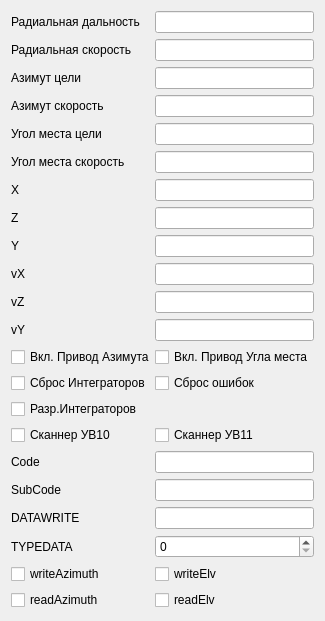
   <widget class="QWidget" name="layoutWidget">
    <property name="geometry">
     <rect>
      <x>0</x>
      <y>0</y>
      <width>300</width>
      <height>527</height>
     </rect>
    </property>
    <property name="font">
     <font>
      <family>Ubuntu</family>
      <pointsize>9</pointsize>
      <weight>50</weight>
      <italic>false</italic>
      <bold>false</bold>
     </font>
    </property>
    <layout class="QGridLayout" name="gridLayout_9">
     <property name="horizontalSpacing">
      <number>0</number>
     </property>
     <property name="verticalSpacing">
      <number>6</number>
     </property>
     <item row="17" column="0">
      <widget class="QCheckBox" name="led_49">
       <property name="font">
        <font>
         <family>Ubuntu</family>
         <pointsize>9</pointsize>
         <weight>50</weight>
         <italic>false</italic>
         <bold>false</bold>
        </font>
       </property>
       <property name="text">
        <string>Вкл. Привод Азимута</string>
       </property>
      </widget>
     </item>
     <item row="21" column="0">
      <widget class="QCheckBox" name="led_50">
       <property name="font">
        <font>
         <family>Ubuntu</family>
         <pointsize>9</pointsize>
         <weight>50</weight>
         <italic>false</italic>
         <bold>false</bold>
        </font>
       </property>
       <property name="text">
        <string>Разр.Интеграторов</string>
       </property>
      </widget>
     </item>
     <item row="22" column="0">
      <widget class="QCheckBox" name="led_51">
       <property name="font">
        <font>
         <family>Ubuntu</family>
         <pointsize>9</pointsize>
         <weight>50</weight>
         <italic>false</italic>
         <bold>false</bold>
        </font>
       </property>
       <property name="text">
        <string>Сканнер УВ10</string>
       </property>
      </widget>
     </item>
     <item row="11" column="0">
      <widget class="QLabel" name="label_11">
       <property name="font">
        <font>
         <family>Ubuntu</family>
         <pointsize>9</pointsize>
         <weight>50</weight>
         <italic>false</italic>
         <bold>false</bold>
        </font>
       </property>
       <property name="text">
        <string>X</string>
       </property>
      </widget>
     </item>
     <item row="12" column="0">
      <widget class="QLabel" name="label_12">
       <property name="font">
        <font>
         <family>Ubuntu</family>
         <pointsize>9</pointsize>
         <weight>50</weight>
         <italic>false</italic>
         <bold>false</bold>
        </font>
       </property>
       <property name="text">
        <string>Z</string>
       </property>
      </widget>
     </item>
     <item row="13" column="0">
      <widget class="QLabel" name="label_13">
       <property name="font">
        <font>
         <family>Ubuntu</family>
         <pointsize>9</pointsize>
         <weight>50</weight>
         <italic>false</italic>
         <bold>false</bold>
        </font>
       </property>
       <property name="text">
        <string>Y</string>
       </property>
      </widget>
     </item>
     <item row="23" column="0">
      <widget class="QLabel" name="label">
       <property name="text">
        <string>Code</string>
       </property>
      </widget>
     </item>
     <item row="12" column="3">
      <widget class="QLineEdit" name="lineEdit_10">
       <property name="font">
        <font>
         <family>Ubuntu</family>
         <pointsize>9</pointsize>
         <weight>50</weight>
         <italic>false</italic>
         <bold>false</bold>
        </font>
       </property>
      </widget>
     </item>
     <item row="13" column="3">
      <widget class="QLineEdit" name="lineEdit_11">
       <property name="font">
        <font>
         <family>Ubuntu</family>
         <pointsize>9</pointsize>
         <weight>50</weight>
         <italic>false</italic>
         <bold>false</bold>
        </font>
       </property>
      </widget>
     </item>
     <item row="14" column="3">
      <widget class="QLineEdit" name="lineEdit_12">
       <property name="font">
        <font>
         <family>Ubuntu</family>
         <pointsize>9</pointsize>
         <weight>50</weight>
         <italic>false</italic>
         <bold>false</bold>
        </font>
       </property>
      </widget>
     </item>
     <item row="4" column="3">
      <widget class="QLineEdit" name="lineEdit_43">
       <property name="font">
        <font>
         <family>Ubuntu</family>
         <pointsize>9</pointsize>
         <weight>50</weight>
         <italic>false</italic>
         <bold>false</bold>
        </font>
       </property>
      </widget>
     </item>
     <item row="10" column="3">
      <widget class="QLineEdit" name="lineEdit_2">
       <property name="font">
        <font>
         <family>Ubuntu</family>
         <pointsize>9</pointsize>
         <weight>50</weight>
         <italic>false</italic>
         <bold>false</bold>
        </font>
       </property>
      </widget>
     </item>
     <item row="7" column="3">
      <widget class="QLineEdit" name="lineEdit">
       <property name="font">
        <font>
         <family>Ubuntu</family>
         <pointsize>9</pointsize>
         <weight>50</weight>
         <italic>false</italic>
         <bold>false</bold>
        </font>
       </property>
      </widget>
     </item>
     <item row="14" column="0">
      <widget class="QLabel" name="label_14">
       <property name="font">
        <font>
         <family>Ubuntu</family>
         <pointsize>9</pointsize>
         <weight>50</weight>
         <italic>false</italic>
         <bold>false</bold>
        </font>
       </property>
       <property name="text">
        <string>vX</string>
       </property>
      </widget>
     </item>
     <item row="17" column="3">
      <widget class="QCheckBox" name="led_52">
       <property name="font">
        <font>
         <family>Ubuntu</family>
         <pointsize>9</pointsize>
         <weight>50</weight>
         <italic>false</italic>
         <bold>false</bold>
        </font>
       </property>
       <property name="text">
        <string>Вкл. Привод Угла места</string>
       </property>
      </widget>
     </item>
     <item row="20" column="3">
      <widget class="QCheckBox" name="led_46">
       <property name="font">
        <font>
         <family>Ubuntu</family>
         <pointsize>9</pointsize>
         <weight>50</weight>
         <italic>false</italic>
         <bold>false</bold>
        </font>
       </property>
       <property name="text">
        <string>Сброс ошибок</string>
       </property>
      </widget>
     </item>
     <item row="22" column="3">
      <widget class="QCheckBox" name="led_45">
       <property name="font">
        <font>
         <family>Ubuntu</family>
         <pointsize>9</pointsize>
         <weight>50</weight>
         <italic>false</italic>
         <bold>false</bold>
        </font>
       </property>
       <property name="text">
        <string>Сканнер УВ11</string>
       </property>
      </widget>
     </item>
     <item row="8" column="3">
      <widget class="QLineEdit" name="lineEdit_44">
       <property name="font">
        <font>
         <family>Ubuntu</family>
         <pointsize>9</pointsize>
         <weight>50</weight>
         <italic>false</italic>
         <bold>false</bold>
        </font>
       </property>
      </widget>
     </item>
     <item row="15" column="3">
      <widget class="QLineEdit" name="lineEdit_13">
       <property name="font">
        <font>
         <family>Ubuntu</family>
         <pointsize>9</pointsize>
         <weight>50</weight>
         <italic>false</italic>
         <bold>false</bold>
        </font>
       </property>
      </widget>
     </item>
     <item row="16" column="0">
      <widget class="QLabel" name="label_16">
       <property name="font">
        <font>
         <family>Ubuntu</family>
         <pointsize>9</pointsize>
         <weight>50</weight>
         <italic>false</italic>
         <bold>false</bold>
        </font>
       </property>
       <property name="text">
        <string>vY</string>
       </property>
      </widget>
     </item>
     <item row="4" column="0">
      <widget class="QLabel" name="label_94">
       <property name="font">
        <font>
         <family>Ubuntu</family>
         <pointsize>9</pointsize>
         <weight>50</weight>
         <italic>false</italic>
         <bold>false</bold>
        </font>
       </property>
       <property name="text">
        <string>Радиальная дальность</string>
       </property>
      </widget>
     </item>
     <item row="5" column="0">
      <widget class="QLabel" name="label_105">
       <property name="font">
        <font>
         <family>Ubuntu</family>
         <pointsize>9</pointsize>
         <weight>50</weight>
         <italic>false</italic>
         <bold>false</bold>
        </font>
       </property>
       <property name="text">
        <string>Радиальная скорость</string>
       </property>
      </widget>
     </item>
     <item row="6" column="3">
      <widget class="QLineEdit" name="lineEdit_45">
       <property name="font">
        <font>
         <family>Ubuntu</family>
         <pointsize>9</pointsize>
         <weight>50</weight>
         <italic>false</italic>
         <bold>false</bold>
        </font>
       </property>
      </widget>
     </item>
     <item row="5" column="3">
      <widget class="QLineEdit" name="lineEdit_46">
       <property name="font">
        <font>
         <family>Ubuntu</family>
         <pointsize>9</pointsize>
         <weight>50</weight>
         <italic>false</italic>
         <bold>false</bold>
        </font>
       </property>
      </widget>
     </item>
     <item row="11" column="3">
      <widget class="QLineEdit" name="lineEdit_9">
       <property name="font">
        <font>
         <family>Ubuntu</family>
         <pointsize>9</pointsize>
         <weight>50</weight>
         <italic>false</italic>
         <bold>false</bold>
        </font>
       </property>
      </widget>
     </item>
     <item row="6" column="0">
      <widget class="QLabel" name="label_97">
       <property name="font">
        <font>
         <family>Ubuntu</family>
         <pointsize>9</pointsize>
         <weight>50</weight>
         <italic>false</italic>
         <bold>false</bold>
        </font>
       </property>
       <property name="text">
        <string>Азимут цели</string>
       </property>
      </widget>
     </item>
     <item row="7" column="0">
      <widget class="QLabel" name="label_4">
       <property name="font">
        <font>
         <family>Ubuntu</family>
         <pointsize>9</pointsize>
         <weight>50</weight>
         <italic>false</italic>
         <bold>false</bold>
        </font>
       </property>
       <property name="text">
        <string>Азимут скорость</string>
       </property>
      </widget>
     </item>
     <item row="10" column="0">
      <widget class="QLabel" name="label_3">
       <property name="font">
        <font>
         <family>Ubuntu</family>
         <pointsize>9</pointsize>
         <weight>50</weight>
         <italic>false</italic>
         <bold>false</bold>
        </font>
       </property>
       <property name="text">
        <string>Угол места скорость</string>
       </property>
      </widget>
     </item>
     <item row="8" column="0">
      <widget class="QLabel" name="label_96">
       <property name="font">
        <font>
         <family>Ubuntu</family>
         <pointsize>9</pointsize>
         <weight>50</weight>
         <italic>false</italic>
         <bold>false</bold>
        </font>
       </property>
       <property name="text">
        <string>Угол места цели</string>
       </property>
      </widget>
     </item>
     <item row="15" column="0">
      <widget class="QLabel" name="label_15">
       <property name="font">
        <font>
         <family>Ubuntu</family>
         <pointsize>9</pointsize>
         <weight>50</weight>
         <italic>false</italic>
         <bold>false</bold>
        </font>
       </property>
       <property name="text">
        <string>vZ</string>
       </property>
      </widget>
     </item>
     <item row="29" column="0">
      <spacer name="verticalSpacer">
       <property name="orientation">
        <enum>Qt::Vertical</enum>
       </property>
       <property name="sizeHint" stdset="0">
        <size>
         <width>20</width>
         <height>40</height>
        </size>
       </property>
      </spacer>
     </item>
     <item row="26" column="3">
      <widget class="QSpinBox" name="data_type">
       <property name="wrapping">
        <bool>false</bool>
       </property>
       <property name="accelerated">
        <bool>false</bool>
       </property>
       <property name="showGroupSeparator" stdset="0">
        <bool>false</bool>
       </property>
      </widget>
     </item>
     <item row="27" column="0">
      <widget class="QCheckBox" name="write_az">
       <property name="text">
        <string>writeAzimuth</string>
       </property>
      </widget>
     </item>
     <item row="24" column="0">
      <widget class="QLabel" name="label_17">
       <property name="text">
        <string>SubCode</string>
       </property>
      </widget>
     </item>
     <item row="23" column="3">
      <widget class="QLineEdit" name="code"/>
     </item>
     <item row="24" column="3">
      <widget class="QLineEdit" name="subcode"/>
     </item>
     <item row="25" column="0">
      <widget class="QLabel" name="label_26">
       <property name="text">
        <string>DATAWRITE</string>
       </property>
      </widget>
     </item>
     <item row="26" column="0">
      <widget class="QLabel" name="label_27">
       <property name="text">
        <string>TYPEDATA</string>
       </property>
      </widget>
     </item>
     <item row="25" column="3">
      <widget class="QLineEdit" name="DataWrite">
       <property name="text">
        <string/>
       </property>
      </widget>
     </item>
     <item row="16" column="3">
      <widget class="QLineEdit" name="lineEdit_14">
       <property name="font">
        <font>
         <family>Ubuntu</family>
         <pointsize>9</pointsize>
         <weight>50</weight>
         <italic>false</italic>
         <bold>false</bold>
        </font>
       </property>
      </widget>
     </item>
     <item row="20" column="0">
      <widget class="QCheckBox" name="led_48">
       <property name="font">
        <font>
         <family>Ubuntu</family>
         <pointsize>9</pointsize>
         <weight>50</weight>
         <italic>false</italic>
         <bold>false</bold>
        </font>
       </property>
       <property name="text">
        <string>Сброс Интеграторов</string>
       </property>
      </widget>
     </item>
     <item row="28" column="0">
      <widget class="QCheckBox" name="read_az">
       <property name="text">
        <string>readAzimuth</string>
       </property>
      </widget>
     </item>
     <item row="27" column="3">
      <widget class="QCheckBox" name="write_elv">
       <property name="text">
        <string>writeElv</string>
       </property>
      </widget>
     </item>
     <item row="28" column="3">
      <widget class="QCheckBox" name="read_elv">
       <property name="text">
        <string>readElv</string>
       </property>
      </widget>
     </item>
    </layout>
   </widget>
